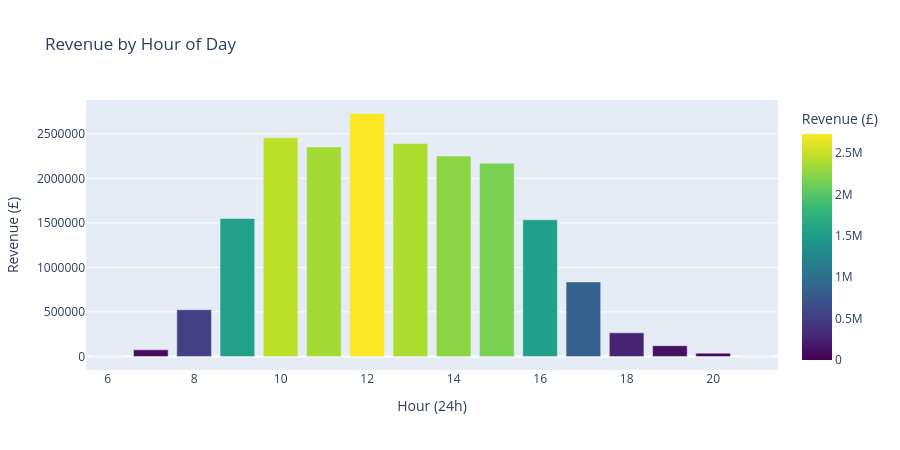

Write notebook code for a chart like this one.
### Code cell
# ============================================
# SALES BY HOUR OF DAY
# ============================================

hourly_sales = df.groupby('Hour')['Revenue'].sum().reset_index()

fig = px.bar(
    hourly_sales,
    x='Hour',
    y='Revenue',
    title='Revenue by Hour of Day',
    labels={'Hour': 'Hour (24h)', 'Revenue': 'Revenue (£)'},
    color='Revenue',
    color_continuous_scale='Viridis'
)

fig.update_layout(width=900, height=450, yaxis_tickformat='£,.0f')
fig.show()

print("💡 KEY INSIGHTS:")
print("   - Peak hours are likely 10:00-15:00 (business hours)")
print("   - Very low activity before 7:00 and after 18:00")
print("   - This is an online UK store, so hours match UK business time")

### Figure 1 — Plotly figure (JSON) as saved in the notebook; plotly's stock layout.template omitted (floating-point values rounded to 4 significant figures)
{"data": [{"alignmentgroup": "True", "hovertemplate": "Hour (24h)=%{x}<br>Revenue (£)=%{marker.color}<extra></extra>", "legendgroup": "", "marker": {"color": [-497.4, 73940.0, 524400.0, 1550000.0, 2457000.0, 2352000.0, 2728000.0, 2391000.0, 2251000.0, 2169000.0, 1534000.0, 836200.0, 265300.0, 120800.0, 36120.0, -4.95], "coloraxis": "coloraxis", "pattern": {"shape": ""}}, "name": "", "offsetgroup": "", "orientation": "v", "showlegend": false, "textposition": "auto", "type": "bar", "x": [6, 7, 8, 9, 10, 11, 12, 13, 14, 15, 16, 17, 18, 19, 20, 21], "xaxis": "x", "y": [-497.4, 73940.0, 524400.0, 1550000.0, 2457000.0, 2352000.0, 2728000.0, 2391000.0, 2251000.0, 2169000.0, 1534000.0, 836200.0, 265300.0, 120800.0, 36120.0, -4.95], "yaxis": "y"}], "layout": {"barmode": "relative", "coloraxis": {"colorbar": {"title": {"text": "Revenue (£)"}}, "colorscale": [[0, "#440154"], [0.1111, "#482878"], [0.2222, "#3e4989"], [0.3333, "#31688e"], [0.4444, "#26828e"], [0.5556, "#1f9e89"], [0.6667, "#35b779"], [0.7778, "#6ece58"], [0.8889, "#b5de2b"], [1, "#fde725"]]}, "height": 450, "legend": {"tracegroupgap": 0}, "title": {"text": "Revenue by Hour of Day"}, "width": 900, "xaxis": {"anchor": "y", "domain": [0, 1], "title": {"text": "Hour (24h)"}}, "yaxis": {"anchor": "x", "domain": [0, 1], "tickformat": "£,.0f", "title": {"text": "Revenue (£)"}}}}
